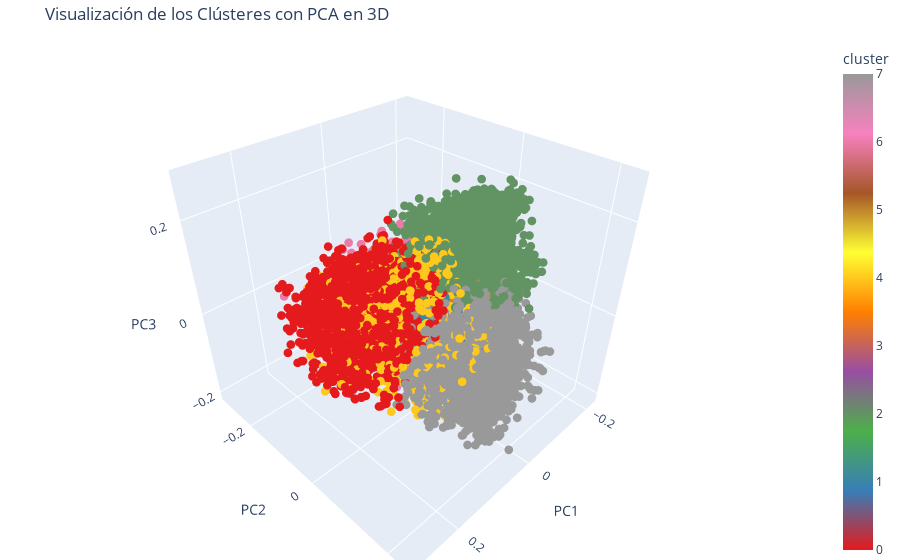

Notebook cell for this chart:
### Code cell
# Reduce dimensionality to 3D for visualization
pca = PCA(n_components=3)
reduced_features = pca.fit_transform(sparse_matrix.toarray())

# Create a DataFrame for display
df_viz = pd.DataFrame(reduced_features, columns=['PC1', 'PC2', 'PC3'])
df_viz['cluster'] = kmeans.labels_

# Get the number of points in each cluster
cluster_counts = df_viz['cluster'].value_counts().sort_index().reset_index()
cluster_counts.columns = ['cluster', 'count']

# Merge cluster_counts with df_viz
df_viz = pd.merge(df_viz, cluster_counts, on='cluster')

# Scatter plot of 3D clusters using Plotly
fig = px.scatter_3d(
        df_viz, x='PC1', y='PC2', z='PC3', color='cluster',  title='Visualización de los Clústeres con PCA en 3D',
        labels={
            'PC1': 'Componente Principal 1', 
            'PC2': 'Componente Principal 2', 
            'PC3': 'Componente Principal 3'
        },
        hover_data={'cluster': True, 'count': True}, color_continuous_scale=px.colors.qualitative.Set1)

# Add title and tags
fig.update_traces(marker=dict(size=3), selector=dict(mode='markers'))

fig.update_layout(
        scene=dict(
                xaxis_title='PC1',
                yaxis_title='PC2',
                zaxis_title='PC3'
        ),
        margin=dict(l=0, r=0, b=0, t=40),
        legend_title='Cluster'
)

fig.show()

### Figure 1 — Plotly figure (JSON) as saved in the notebook; plotly's stock layout.template omitted (floating-point values rounded to 4 significant figures; data arrays with more than 128 entries replaced by an {"elided": "..."} marker saying what was removed)
{"data": [{"customdata": {"elided": "9975x2 int values"}, "hovertemplate": "Componente Principal 1=%{x}<br>Componente Principal 2=%{y}<br>Componente Principal 3=%{z}<br>cluster=%{marker.color}<br>count=%{customdata[1]}<extra></extra>", "legendgroup": "", "marker": {"color": {"elided": "9975 int values"}, "coloraxis": "coloraxis", "size": 3, "symbol": "circle"}, "mode": "markers", "name": "", "scene": "scene", "showlegend": false, "type": "scatter3d", "x": {"elided": "9975 float values"}, "y": {"elided": "9975 float values"}, "z": {"elided": "9975 float values"}}], "layout": {"coloraxis": {"colorbar": {"title": {"text": "cluster"}}, "colorscale": [[0, "rgb(228,26,28)"], [0.125, "rgb(55,126,184)"], [0.25, "rgb(77,175,74)"], [0.375, "rgb(152,78,163)"], [0.5, "rgb(255,127,0)"], [0.625, "rgb(255,255,51)"], [0.75, "rgb(166,86,40)"], [0.875, "rgb(247,129,191)"], [1, "rgb(153,153,153)"]]}, "legend": {"title": {"text": "Cluster"}, "tracegroupgap": 0}, "margin": {"b": 0, "l": 0, "r": 0, "t": 40}, "scene": {"domain": {"x": [0, 1], "y": [0, 1]}, "xaxis": {"title": {"text": "PC1"}}, "yaxis": {"title": {"text": "PC2"}}, "zaxis": {"title": {"text": "PC3"}}}, "title": {"text": "Visualización de los Clústeres con PCA en 3D"}}}
